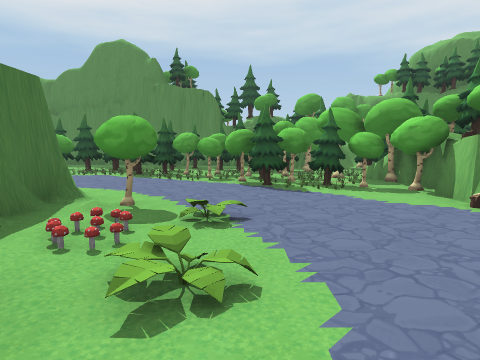
[1] (above)

24 first-person views from a walk through a Unity game level. The camera is 1.5 m above the floor, tilts 6° down and sees 75° across. The floor is counted in squares, 2 m on a side. Each view is taken from the middle of a square. On the plan, view 1 faces up. The plan holds only what a view shows up to about 10 squares ahead; the rest is blank. The place goes on beyond the plan. The player character is not drawn.

[2]
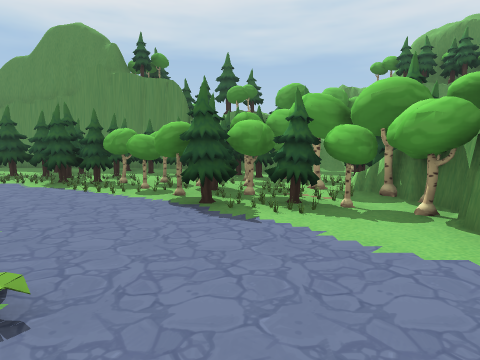

[3]
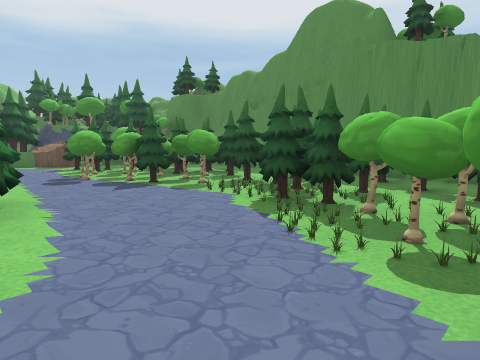

[4]
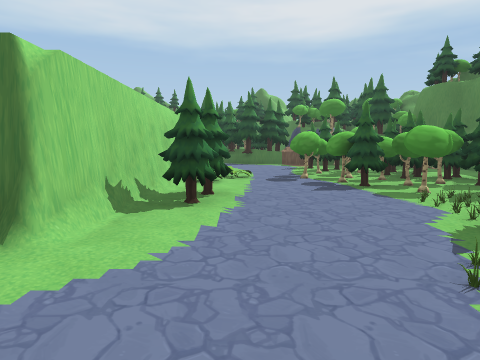

[5]
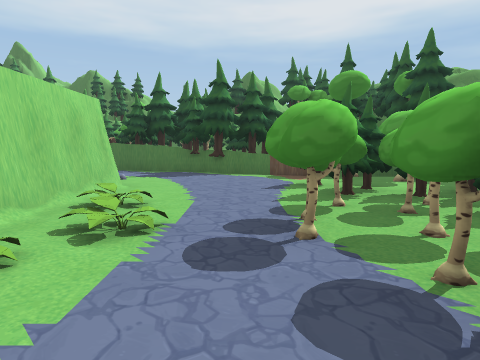

[6]
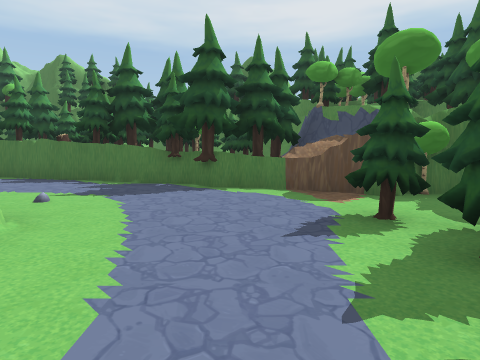

[7]
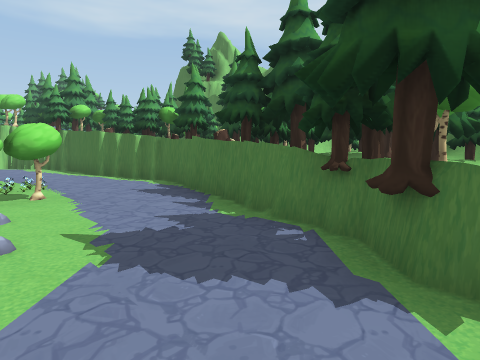

[8]
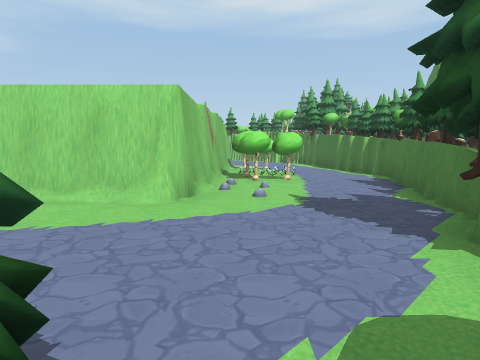

[9]
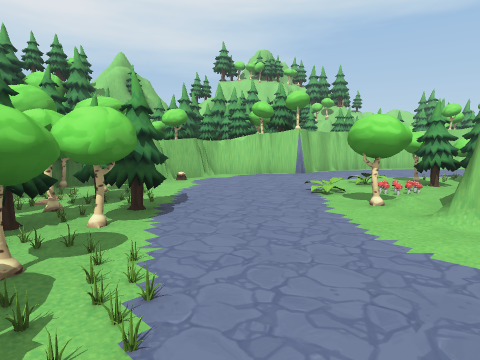

[10]
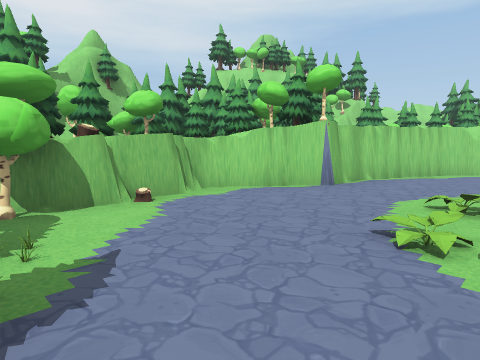

[11]
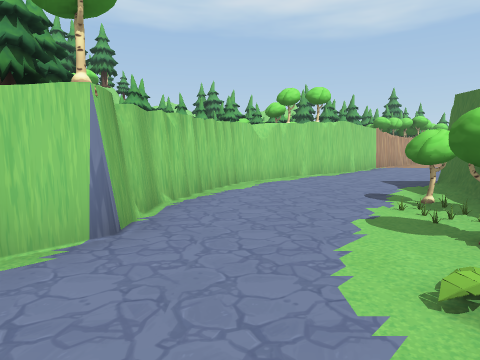

[12]
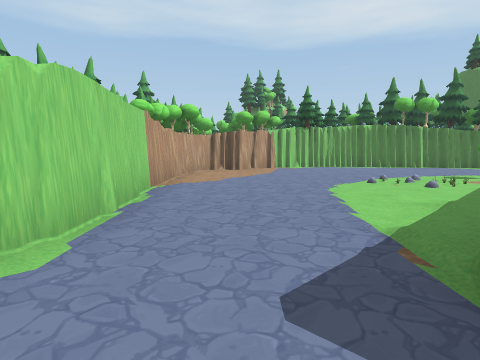

[13]
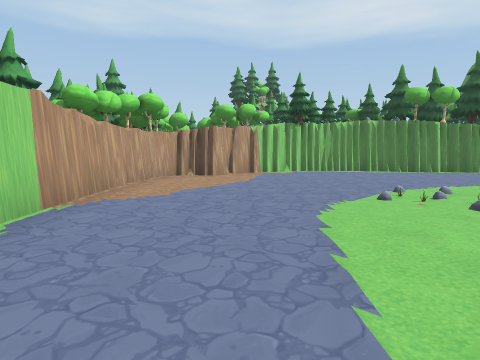

[14]
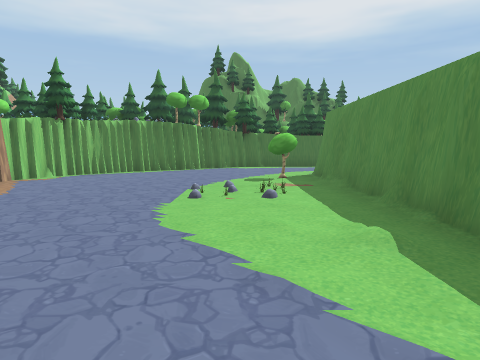

[15]
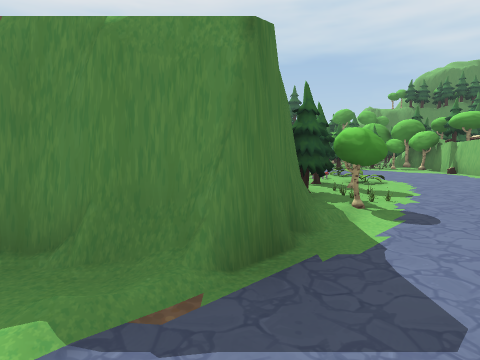

[16]
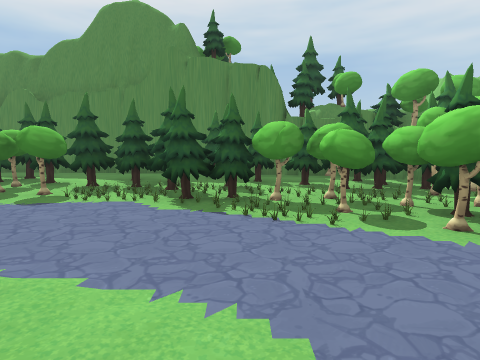

[17]
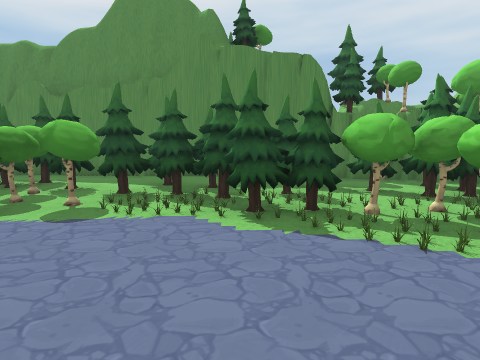

[18]
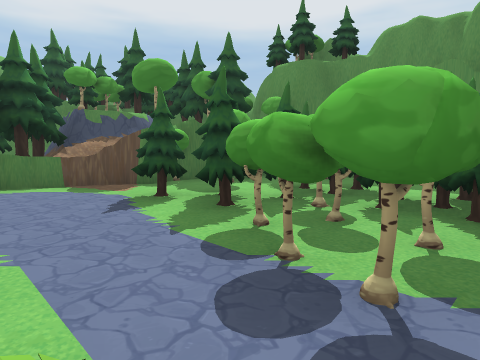

[19]
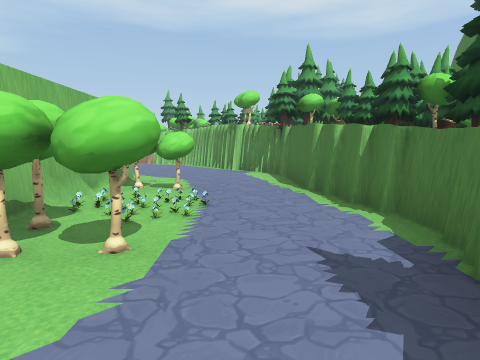

[20]
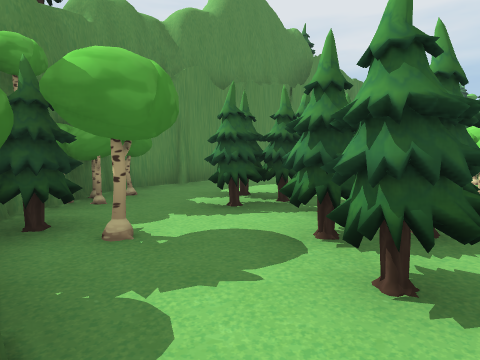

[21]
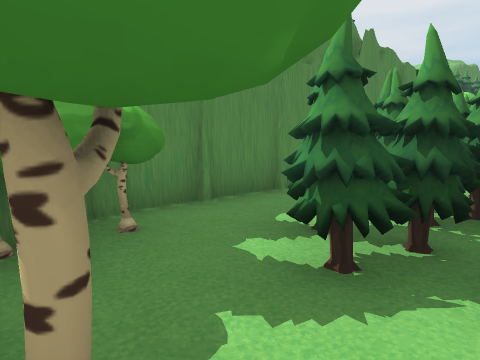

[22]
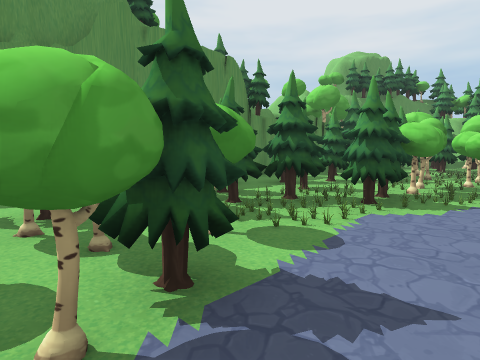

[23]
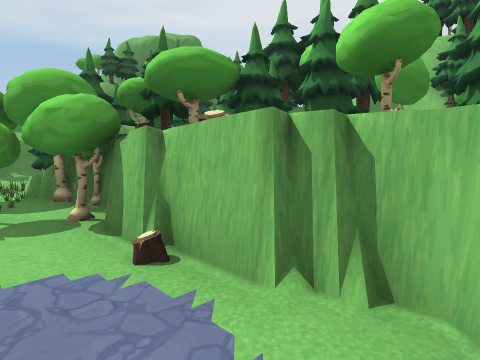

[24]
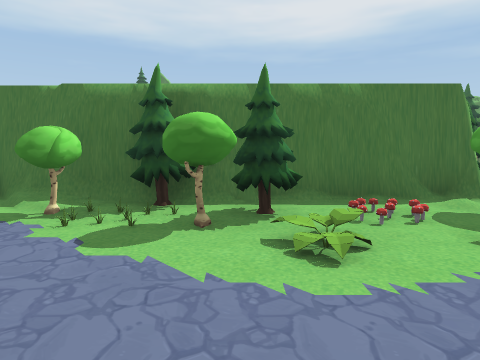

### Floor plan
Key: @ floor where view 1 was taken; # wall or solid block; . floor; / step, stairs or slope; = window, fence, low wall or low ledge; ^ raised ledge; T tree; M mushroom; S stump; O other object.
Columns run from 18 left of view 1 to 6 right of it. Each row starts with its distance up from view 1.
 14        ######
 13       ##############
 12      ###TTTT.TTTT  ####
 11      #T.TTTTTTTTTTTT#
 10      #..T#TT#TTTTTTTT O
  9  ###^#.TT#####.TT#####TO
  8 ^^#T^..T.###T....####=TTO
  7 TTTT#.............#####O
  6 T^TTT........T.....TT##TT
  5 TT^^.........TT......#OTT
  4 TOT#...#########.#.../ST
  3  TS....#       #OO....#
  2 O #..###       #/M....# T
  1 TO#..O##       ##T...## T
  0  S#.OOO#       #T.@.##TT
 -1  T#....#       ##...## TT
 -2 OTT..###       ##...#
 -3   O....#########....#
 -4    ....#...........##
 -5    #..............##
 -6    #.............##
 -7    ##...........##
 -8     ##.........##
 -9      ##.......##
-10       ##.....##
-11        #######
-12
-13            OO

Where each view was taken, in squares from view 1:
view 1: 0 up, 0 right, facing up
view 2: 2 up, 1 right, facing up
view 3: 5 up, 0 right, facing up-left
view 4: 6 up, 0 right, facing left
view 5: 7 up, 5 left, facing left
view 6: 7 up, 8 left, facing left
view 7: 7 up, 12 left, facing down-left
view 8: 9 up, 12 left, facing down
view 9: 8 up, 3 left, facing down-right
view 10: 6 up, 1 left, facing down-right
view 11: 3 up, 1 right, facing down
view 12: 3 down, 1 left, facing down-left
view 13: 4 down, 3 left, facing down-left
view 14: 5 down, 3 left, facing left
view 15: 5 down, 3 left, facing up
view 16: 4 up, 2 left, facing up
view 17: 5 up, 3 left, facing up
view 18: 6 up, 7 left, facing up-left
view 19: 4 up, 14 left, facing down
view 20: 8 up, 13 left, facing up-right
view 21: 10 up, 12 left, facing up-right
view 22: 7 up, 7 left, facing up-right
view 23: 2 up, 2 right, facing up-right
view 24: 1 up, 2 right, facing left
